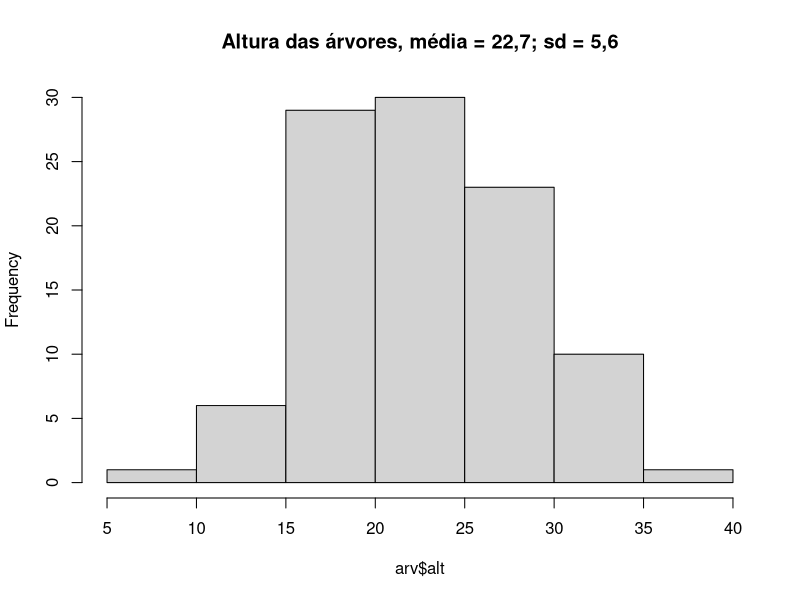
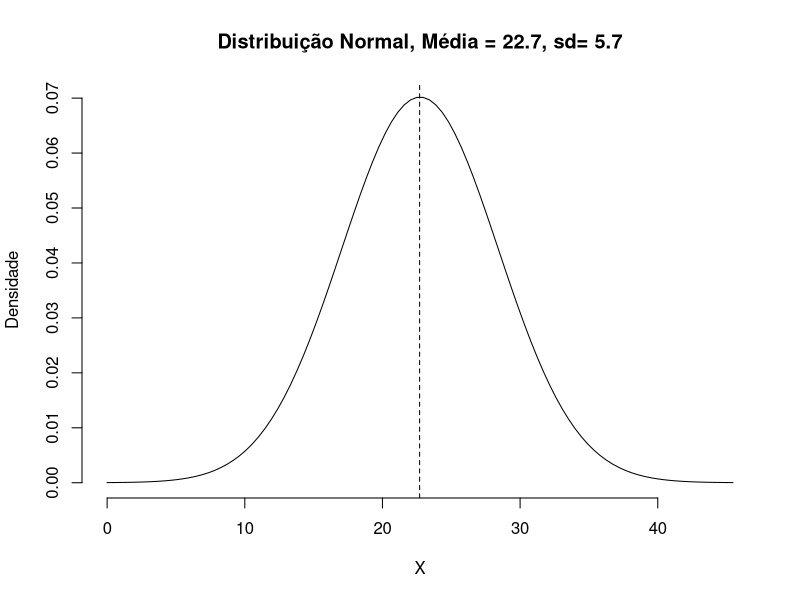
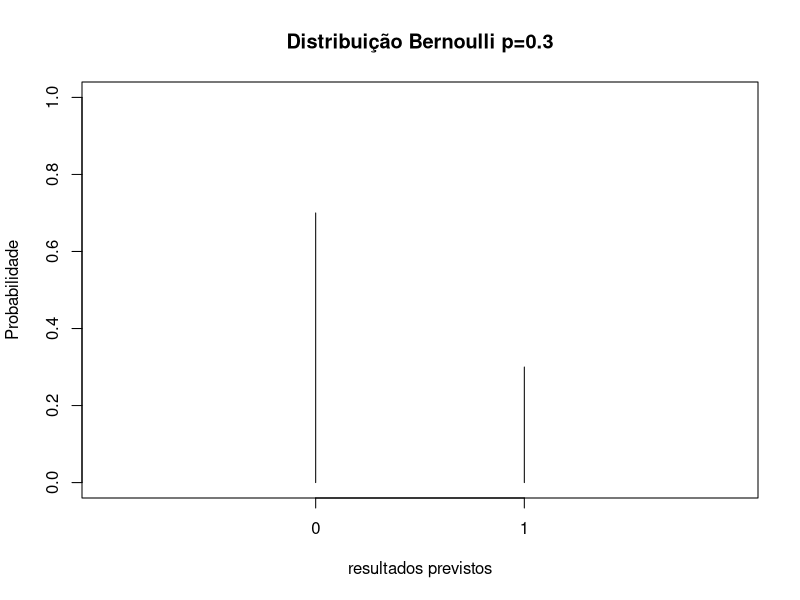
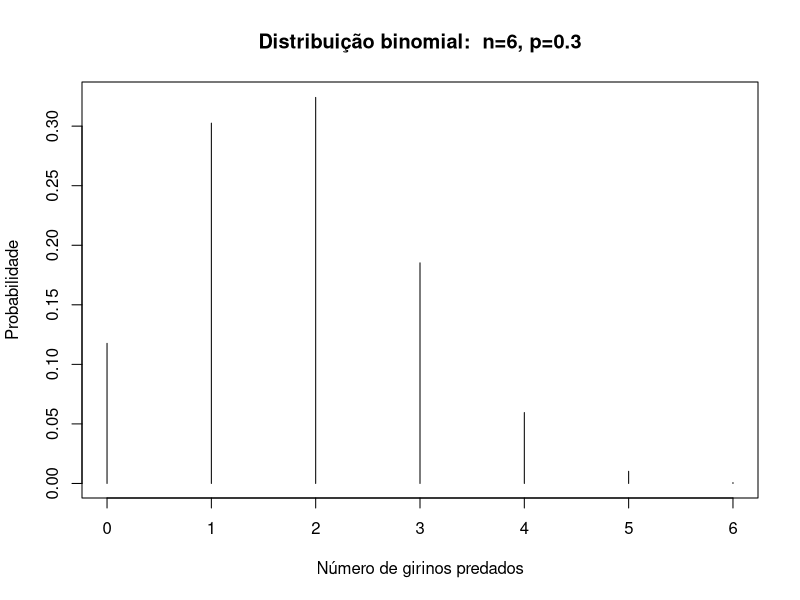
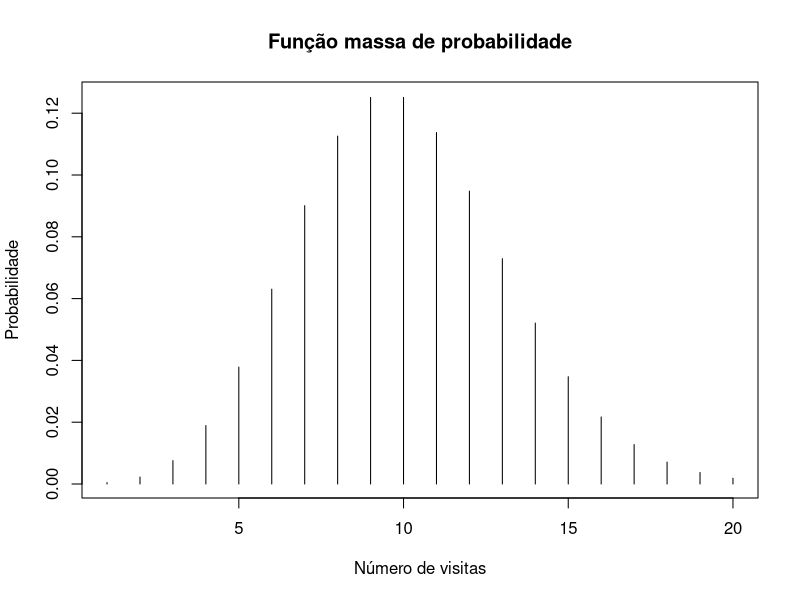
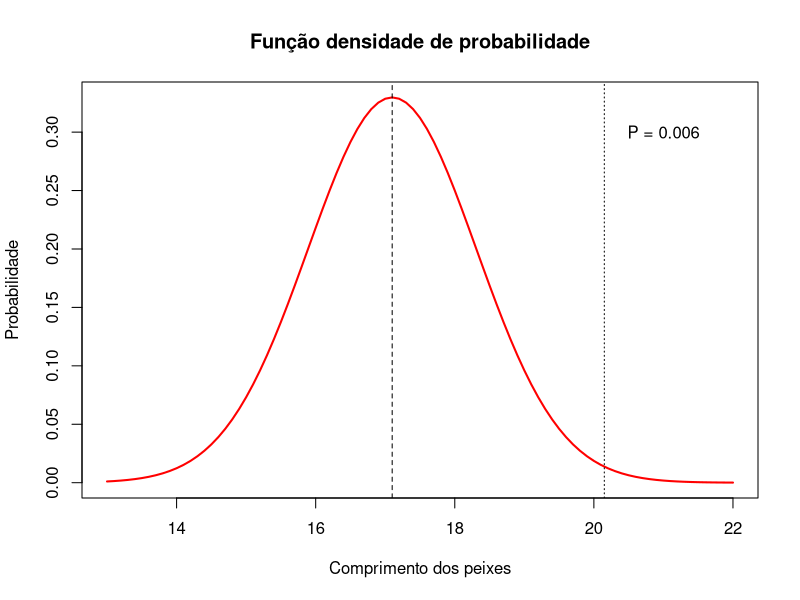
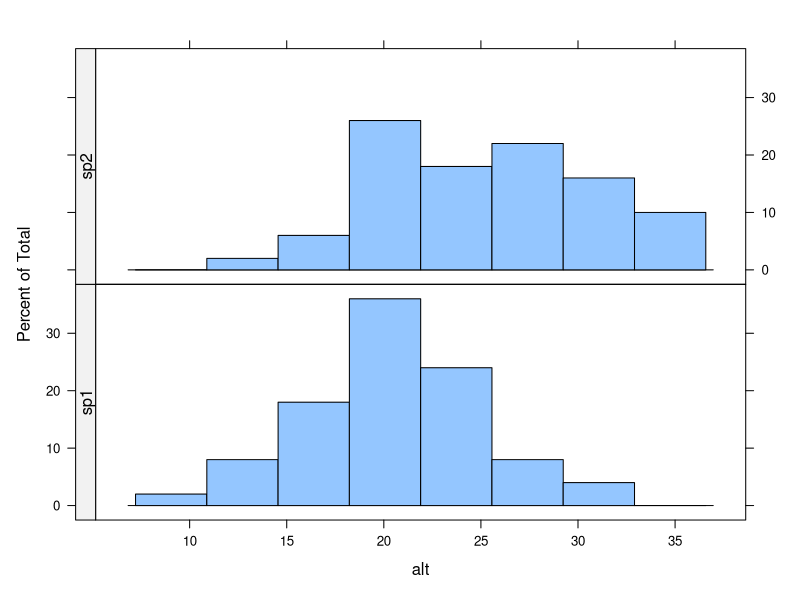
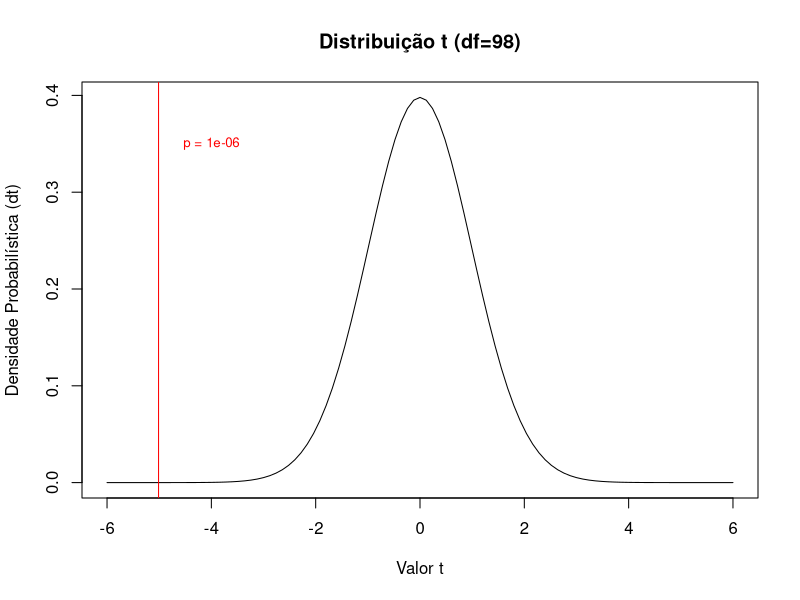

R code for these plots, in order: (Note: this script raises an error after producing the figures.)
## ---- chunk 1
setwd("~/git-meme/consultR/presentations")
## ---- chunk 2
arv <-read.table("../data/arvores.csv", sep=";", header=T)
hist(arv$alt, main="Altura das árvores, média = 22,7; sd = 5,6")
mean(arv$alt); var(arv$alt); sd(arv$alt)
## ---- chunk 3
media<-mean(arv$alt) 
sde=sd(arv$alt)
lb=10
ub=40

x <- seq(-4,4,length=100)*sde + media
hx <- dnorm(x,media,sde)

plot(x, hx, type="n", xlab="X", ylab="Densidade",
  main="Distribuição Normal, Média = 22.7, sd= 5.7", axes=FALSE)
axis(1)
axis(2)
i <- x >= lb & x <= ub
lines(x, hx)
abline(v=22.7, lty=2)
## ---- chunk 4
plot(dbinom(0:1, size=1, prob=0.3), 
    xlim=c(0,3), ylim=c(0,1), 
    xlab="resultados previstos",
    ylab="Probabilidade", 
    main="Distribuição Bernoulli p=0.3",
    type="h", xaxt="n")
axis(1, at=c(1,2), labels = c(0,1))
## ---- chunk 5
plot(y=dbinom(0:6, size=6, prob=0.3), 
    x=c(0:6),
    xlab="Número de girinos predados",
    ylab="Probabilidade", 
    main="Distribuição binomial:  n=6, p=0.3",
    type="h")
## ---- chunk 6
# histograma da distribuição
plot(dpois(seq(1,20, by =1), lambda = 10), type ="h",
     xlab = "Número de visitas", 
     ylab = "Probabilidade", 
     main = "Função massa de probabilidade")
## ---- chunk 7
prob <- pnorm(q = 20.15, mean = 17.1, sd = 1.21, lower.tail = F)
prob
## ---- chunk 8
x<-seq(13, 22, 0.1)
y=dnorm(x, mean = 17.1, sd=1.21)
plot(x, y, type="l", lwd=2, col="red", 
     ylab = "Probabilidade",
     xlab= "Comprimento dos peixes",
     main ="Função densidade de probabilidade")
abline(v = 17.1, lty=2)
abline(v = 20.15, lty=3)
text(x=21,y=0.3, labels="P = 0.006")
## ---- chunk 9
levels(arv$sp)
## ---- chunk 10
library(lattice)
histogram(~alt|sp, 
          data = arv,
          layout = c(1,2),
          strip=F,
          strip.left=T)
## ---- chunk 11
mean(arv$alt[arv$sp=="sp2"]) - mean(arv$alt[arv$sp=="sp1"])
## ---- chunk 12
t.test(arv$alt~arv$sp, var.equal=T)
## ---- chunk 13
curve(expr=dt(x, 98),
      main="Distribuição t (df=98)", 
      xlab="Valor t",
      ylab="Densidade Probabilística (dt)",
      xlim=c(-6,6))
abline(v=-5.0125, col="red")

text(x= -4, y=0.35 ,paste("p =",
     round(pt(-5.0125,98),6)), 
     cex=0.8, col="red")
## ---- chunk 14
alt.sp3 <- c(36.90076761,33.23131727,32.82767311,24.93410577,31.87626329,
         28.76824248,26.6436144,31.41238398,27.65383929,31.70425719,
         33.60752445,28.30263354,29.32210674,23.4790054,22.20793046,
         18.28797293,23.39044736,28.75820917,29.94344703,34.47430235,
         32.09820862,26.99845592,27.64858951,31.90557306,33.63236368,
         25.35966179,35.00885172,32.89125598,18.98802229,30.8516906,
         22.04191398,35.37232889,35.67150408,34.30257037,24.43038475,
         20.6274663,31.15717916,23.27023231,36.20568545,34.33068448,
         28.40769054,31.00578874,29.50989158,31.69915991,37.25975797,
         30.1279997,38.623371,35.36472829,29.88304259,31.00145491)

sp3 <- data.frame(alt=alt.sp3, sp=rep("sp3",50))
arv2 <- rbind(arv,sp3)

amostras <- seq(1,150,by=5)

arv3 <- arv2[ amostras, ]
arv3 <- arv3[order(arv3$sp),]
## ---- chunk 15
boxplot(alt~sp, data=arv3, ylab="Altura árvores")
points(arv3$alt~arv3$sp)
## ---- chunk 16
arv4 <- data.frame(sp1=arv3$alt[arv3$sp=="sp1"],
                   sp2=arv3$alt[arv3$sp=="sp2"],
                   sp3=arv3$alt[arv3$sp=="sp3"])

media.geral <- mean(arv3$alt)
media.geral
medias.sps <- apply(arv4, 2, mean)
medias.sps
dif.geral <- arv4 - media.geral
ss.especies <- dif.geral^2
ss.especies
ss.total <- sum(ss.especies)
ss.total
## ---- chunk 17
vetor.cor <- rep(1:3, each=10) #vetor de cores

plot(x = c(1:30), y = arv3$alt, ylim=c(8,40),
     pch=(rep(c(15,16,17), each=10)),
     col=arv3$sp,
     ylab="Altura árvores", xlab="Observações",
     main="Variação total")
	for(i in 1:30)
	{
	lines(c(i,i),c(arv3$alt[i],mean(arv3$alt)),col=vetor.cor[i])
	}
	abline(h=media.geral)
## ---- chunk 18
(media.geral <- mean(arv3$alt))
(medias.sps <- apply(arv4, 2, mean))
dif.geral <- arv4 - media.geral
(ss.especies <- dif.geral^2)
(ss.total <- sum(ss.especies))
## ---- chunk 19
vetor.medias<-rep(medias.sps, each=10)

plot(c(1:30), arv3$alt, ylim=c(8,40),
     pch=(rep(c(15,16,17),each=10)),
     col=vetor.cor,
     main="Variação Intra Grupos",
     ylab="Variável Resposta", xlab="Observações")
	for(i in 1:30)
	{
	lines(c(i,i),c(vetor.medias[i],arv3$alt[i]),col=vetor.cor[i])
	}
	lines(c(1,10),c(medias.sps[1],medias.sps[1]),col=1)
	lines(c(11,20),c(medias.sps[2],medias.sps[2]),col=2)
	lines(c(21,30),c(medias.sps[3],medias.sps[3]),col=3)
## ---- chunk 20
(ss.sp1=sum((arv4$sp1-medias.sps["sp1"])^2))
(ss.sp2=sum((arv4$sp2-medias.sps["sp2"])^2))
(ss.sp3=sum((arv4$sp3-medias.sps["sp3"])^2))
(ss.intra=ss.sp1+ss.sp2+ss.sp3)
## ---- chunk 21
plot(c(1:30), vetor.medias, ylim=c(10,40), 
  pch=(rep(c(15,16,17),each=10)),
  col=vetor.cor, 
  main="Variação Entre Grupos", 
  ylab="Variável Resposta", xlab="Observações")
 for(i in 1:30)
	{
	lines(c(i,i),c(vetor.medias[i],mean(vetor.medias)),col=vetor.cor[i])
	}
	abline(h=media.geral)
	points(c(1:30),arv3$alt, ylim=c(10,50), 
	       pch=(rep(c(0,1,2),each=10)), col=vetor.cor, cex=0.5)
## ---- chunk 22
medias.sps
media.geral
ss.entre=10*sum((medias.sps-media.geral)^2)
ss.entre

#conferindo os cálculos
ss.intra+ss.entre
ss.total
## ---- chunk 23
ms.entre=ss.entre/2
ms.intra=ss.intra/27
ms.entre
ms.intra


## ---- chunk 24
#F - razão das variâncias
F.sps=ms.entre/ms.intra
F.sps
## ---- chunk 25
p.sps=pf(F.sps, 2, 27, lower.tail=FALSE)
p.sps
## ---- chunk 26
curve(expr=df(x, 2,27),
      main="Distribuição F de Fisher (df=2,27)", 
      xlab="Valor F",
      ylab="Densidade Probabilística (df)",
      xlim=c(2,12))
abline(v=F.sps, col="red")
abline(h=0, lty=2)

xf=seq(F.sps, 12, 0.01)
ydf=df(xf, 2, 27)
polygon(c(F.sps,xf),c(0,ydf),col="red")

text(x= 7,y=0.08,paste("pf(x) =",
     round(pf(F.sps,2,27,lower.tail=F),4)), 
     cex=0.8, col="red")
## ---- chunk 27
anova.sps <- aov(alt~sp, data=arv3)
summary(anova.sps)
## ---- chunk 28
boxplot(arv4)
## ---- chunk 29
TukeyHSD(anova.sps)
## ---- chunk 30
#revendo gráfico dos dados
#stripchart( arv3$alt~arv3$sp,
           #vertical = TRUE, pch = 16, 
           #col = c("black", "red", "green"))
## ---- chunk 31
lm.anova.sp <- lm(alt~sp, data=arv3)
summary.aov(lm.anova.sp) #mesmo que o summary do aov
## ---- chunk 32
summary(lm.anova.sp) 
## ---- chunk 33
# criando a variável nutrientes
nutri <- c(1.09, 1.73, 1.49, 2.84, 3.08, 8.24, 8.67, 6.10, 8.37, 8.03,
           10.62, 14.26, 13.77, 14.81, 14.40, 17.27, 15.46, 18.66, 16.03,
           17.37, 26.80, 27.1, 29.09, 20.46, 24.51, 28.56, 24.87, 27.44,
           26.02, 22.94)

# ordenando arv3 por altura (para criar uma relação com nutrientes)
arv3 <-arv3[order(arv3$alt), ]

#colocando no data.frame de dados
arv3$nutri <- nutri

plot(arv3$alt ~ nutri)
## ---- chunk 34
alt.nutr <- lm(alt ~ nutri, data = arv3);     summary(alt.nutr)
## ---- chunk 35
plot(arv3$alt ~ nutri)
abline(alt.nutr, col = "red") # reta da regressão

#reta da hipótese nula de ausência de efeito dos nutrientes
abline(h = mean(arv3$alt), col = "blue", lty = 2)  
## ---- chunk 36
plot(alt~nutri, data=arv3, col=arv3$sp)
## ---- chunk 37
alt.sp.nutr <- lm(alt ~ nutri + sp, data = arv3);     summary(alt.sp.nutr)
## ---- chunk 38
# tirando os valores de intercepto do modelo para cada especie
#coef(alt.sp.nutr)
int.sp1 <- coef(alt.sp.nutr)[1]
int.sp2 <- coef(alt.sp.nutr)[1]+coef(alt.sp.nutr)[3]
int.sp3 <- coef(alt.sp.nutr)[1]+coef(alt.sp.nutr)[4]

plot(alt~nutri, data=arv3, col=arv3$sp)

# reta de regressão para espécie 1
abline(a=int.sp1, b=coef(alt.sp.nutr)[2], col="black")
# reta de regressão para sp 2
abline(a=int.sp2, b=coef(alt.sp.nutr)[2], col="red")
# reta de regressão para ps 3
abline(a=int.sp3, b=coef(alt.sp.nutr)[2], col="green")
## ---- chunk 39
alt.sp.nutr2 <- lm(alt ~ nutri + sp + nutri:sp, data=arv3)
## ---- chunk 40
alt.sp.nutr3 <- lm(alt ~ nutri*sp, data=arv3);        summary(alt.sp.nutr3)
## ---- chunk 41
# interceptos
int.sp1 <- coef(alt.sp.nutr2)[1]
int.sp2 <- coef(alt.sp.nutr2)[1] + coef(alt.sp.nutr2)[3]
int.sp3 <- coef(alt.sp.nutr2)[1] + coef(alt.sp.nutr2)[4]

#coeficientes
coef.sp1 <- coef(alt.sp.nutr2)[2]
coef.sp2 <- coef(alt.sp.nutr2)[2] + coef(alt.sp.nutr2)[5]
coef.sp3 <- coef(alt.sp.nutr2)[2] + coef(alt.sp.nutr2)[6]

plot(alt~nutri, data=arv3, col=arv3$sp)

abline(a=int.sp1, b=coef.sp1, col="black", xlim=c(0.5))
abline(a=int.sp2, b=coef.sp2, col="red")
abline(a=int.sp3, b=coef.sp3, col="green")
## ---- chunk 42
summary.aov(alt.sp.nutr3)
## ---- chunk 43
atrop <- read.table("../data/atropela.csv", header = T, sep = ";")
## ---- chunk 44
plot( atrop$TOT.N ~ atrop$D.PARK,
      xlab = " Distância ao parque",
      ylab = "Número de atropelamentos")
## ---- chunk 45
mod <- glm(TOT.N ~ D.PARK, data = atrop, family = poisson)
summary(mod)
## ---- chunk 46
anova(mod, test = "Chisq")
## ---- chunk 47
coefi <- coef(mod)
coefi
## ---- chunk 48
plot(atrop$TOT.N~atrop$D.PARK,
     xlim = c(0,25000), ylim = c(0, 110),
     xlab = "Distância ao parque", ylab = "Número de atropelamentos")

#essa função plota a curva do modelo, colocamos exp para voltar à escala original dos dados
curve(exp(coefi[1] + coefi[2]*x), 
      xlim = c(0,25000), ylim = c(0, 110),
      xlab = "", ylab = "", 
      add=T, #adicionando a curva no plot já desenhado
      col="red")
## ---- chunk 49
veados <- read.table("../data/veados_parasitas.csv", header=T, sep=";")

str(veados)
summary(veados)

prop.veados <- veados$infectado/veados$amostrado
prop.veados
## ---- chunk 50
plot(prop.veados ~ veados$openland,
     ylim=c(0,1),
     xlab = "Porcentagem de vegetação aberta",
     ylab="Proporção de veados infectados")
## ---- chunk 51
y <- cbind(veados$infectado, veados$amostrado - veados$infectado)
mod.veado <- glm(y ~  openland, data=veados, family="binomial")
summary(mod.veado)
## ---- chunk 52
anova(mod.veado, test = "Chisq")
## ---- chunk 53
# salvando os coeficientes
coefs <- coef(mod.veado)
coefs
#lembre que estes coefs foram linearizados com a função de ligação
# para a binomial a link function é a logit
# então temos que transformar os y no inverso do logit, a função é essa:
invlogit = function(x) return(exp(x)/(1+exp(x)))
## ---- chunk 54
plot(prop.veados ~ veados$openland,
     ylim=c(0,1))
#usando o invlogit para desenhar a curva:
curve(invlogit(coefs[1] + coefs[2]*x), add=T, col="red")
## ---- chunk 55
shapiro.test(arv3$alt)

shapiro.test(arv$alt[arv$sp == "sp1"])
shapiro.test(arv$alt[arv$sp == "sp2"])
## ---- chunk 56
bartlett.test(arv3$alt~arv3$sp)
## ---- chunk 57
# carregando o pacote car que tem a função do teste
library(car)
## ---- chunk 58
leveneTest(arv3$alt~arv3$sp)
## ---- chunk 59
resid(anova.sps)
#residuals(anova.sps) # o mesmo que a função de cima
## ---- chunk 60
par(mfrow=c(2,2)) # separando a área gráfica em 4 espaços 
plot(anova.sps)
## ---- chunk 61
par(mfrow=c(2,2))
# regressão: alt ~ nutri
plot(alt.nutr)
## ---- chunk 62
par(mfrow=c(2,2))
# ANCOVA modelo aditivo: alt ~ nutri + sps
plot(alt.sp.nutr)
## ---- chunk 63
par(mfrow=c(2,2))
# ANCOVA modelo interativo: alt ~ nutri * sps
plot(alt.sp.nutr2)
## ---- chunk 64
par(mfrow=c(2,2))
# GLM poisson: atrop ~ dist.park
plot(mod)
## ---- chunk 65
par(mfrow=c(2,2))
plot(lm(TOT.N ~ D.PARK, data = atrop))
## ---- chunk 66
par(mfrow=c(2,2))
# GLM binoimial: prop.infectado ~ openland
plot( mod.veado)
## ---- chunk 67
par(mfrow=c(2,2))
plot( lm(prop.veados ~ veados$openland))
## ---- chunk 68
# para "desligar" o par inicial
par(mfrow=c(1,1))
